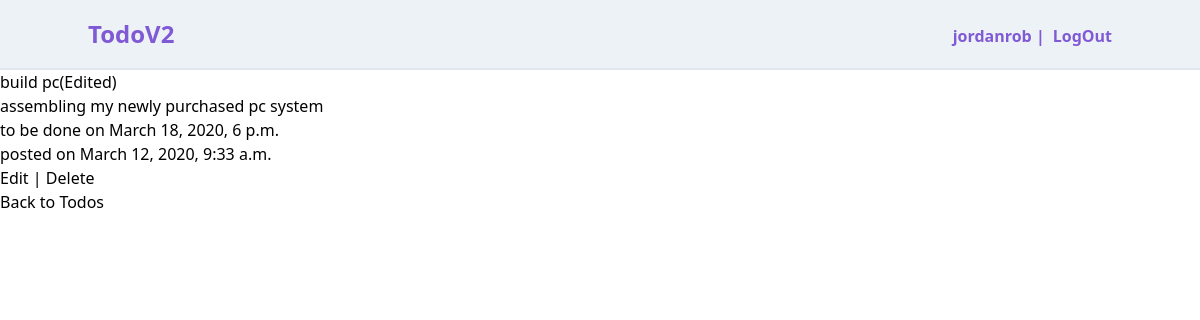
Screenshot of /todos/1/detail/ (signed in) with the database file from the repository.
### users/models.py (models this page shows)
class CustomUser(AbstractUser):
    profession = models.CharField(null=True, blank=True, max_length=30)

### todos/models.py (models this page shows, shortened)
class Todo(models.Model):
    title = models.CharField(max_length=120)
    description = models.TextField(max_length=320)
    to_be_done = models.DateTimeField(null=False)
    date_posted = models.DateTimeField(auto_now_add=True)
    user = models.ForeignKey(get_user_model(), on_delete=models.CASCADE)

### todos/views.py (the view)
# urls.py: path('<int:pk>/detail/', TodoDetailView.as_view(), name='todo_detail'),
class TodoDetailView(LoginRequiredMixin, DetailView):
    model = Todo
    template_name = 'todo_detail.html'
    login_url = 'login'

### templates/todo_detail.html
{% extends 'base.html' %} {% block content %}
<div style="margin:auto;">
  <h1>{{todo.title }}</h1>
  <p>{{ todo.description }}</p>
  <p>to be done on {{ todo.to_be_done }}</p>
  <p>posted on {{ todo.date_posted }}</p>
  <p>
    <a href="{% url 'todo_edit' todo.pk %}">Edit</a> |
    <a href="{% url 'todo_delete' todo.pk %}">Delete</a>
  </p>
  <p><a href="{% url 'todo_list' %}">Back to Todos</a></p>
</div>
{% endblock %}

### templates/base.html (shortened to what this page needs)
{% load static %}
<!DOCTYPE html>
<html lang="en">
  <head>
    <link
      rel="stylesheet"
      href="{% static 'css/styles.min.css' %}"
      type="text/css"
    />
  </head>
  <body class=" bg-white font-sans leading-normal tracking-normal">
    <nav class="relative bg-gray-200 border-gray-300
     border-b-2  font-bold py-4">
      <div class=" container mx-auto flex justify-between">
        <div>
          <h1 class=" text-2xl text-purple-600">
            <a href="{% url 'home' %}">TodoV2</a>
          </h1>
        </div>
        {% if user.is_authenticated %}
        <div class=" flex">
          <a class=" px-2 pt-2 text-purple-600" >{{ user.username }} |</a>
          <a class="  pt-2 text-purple-600" href="{% url 'logout' %}">LogOut</a>
        </div>
        {% endif %}
      </div>
    </nav>
    {% block content %} {% endblock %}
  </body>
</html>

### rows the page displays
CustomUser: username "jordanrob"
Todo: title "build pc(Edited)", description "assembling my newly purchased pc system", to_be_done "March 18, 2020, 6 p.m.", date_posted "March 12, 2020, 9:33 a.m."
